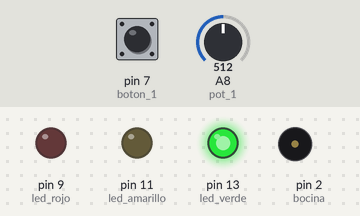
The sketch below on a simulated Arduino Mega 2560, built with avr-gcc and run on an emulated ATmega2560. On the bench: output pins drawn as LEDs (lit = HIGH), buzzer (waves = sounding). Inputs (shaded band) come from the test bench; at power-on: pin 7 (boton_1) HIGH, A8 (pot_1) = 512.

Above: at 1.2 s.
1.3 s: pin 7 (boton_1) pulled LOW for 0.15 s
At 2.8 s:
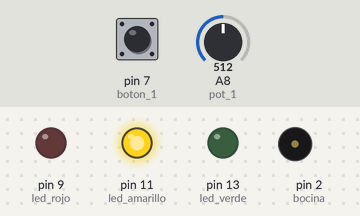
At 5.5 s:
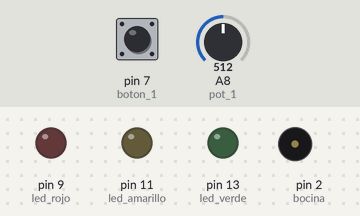
Timing chart, 0 to 13.4 s (numbered marks = the images above; inputs shaded):
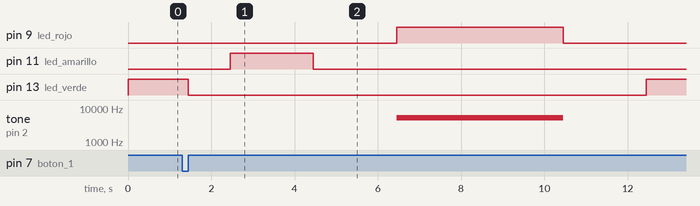

Measured:
- after the input at 1.3 s, pin 9 (led_rojo): LOW → HIGH after 5.2 s, → LOW 4.0 s later; pin 11 (led_amarillo): LOW → HIGH after 1.2 s, → LOW 2.0 s later; pin 13 (led_verde): HIGH → LOW after 0.15 s, → HIGH 11.0 s later; tone on pin 2 (bocina): silent → 5120 Hz after 5.2 s, → silent 4.0 s later

The sketch:

SP_Semaforo_AMGC.ino
```cpp
/*Ingeniería en Sistemas Computacionales, Sistemas Programables, Araceli Marlen Guzmán Cáceres, Práctica Semáforo  para un cruce peatonal */
#define led_verde 13                //definimos las variables y los pines en los que se encuentran
#define led_amarillo 11
#define led_rojo 9
#define led_verde_peaton 12
#define led_rojo_peaton 8
#define boton_1 7
#define pot_1 A8
#define bocina 2

int valor_pot=0;                    //inicializamos el valor del potenciometro en 0
boolean valor_boton_1=HIGH;          //inicializamos el boton como precionado

void setup() {
  Serial.begin(9600);             //inicializar el puerto serie
  pinMode (led_verde, OUTPUT);    //pone al pin para el led verde en modo salida
  pinMode (led_amarillo, OUTPUT); //pone al pin para el led amarillo en modo salida
  pinMode (led_rojo, OUTPUT);     //pone al pin para el led rojo en modo salida
  pinMode (boton_1,INPUT);        //pone al pin para el boton en modo entrada
}

void loop() {
     valor_pot=analogRead(pot_1);  //asigna a valor_pot el valor que se este leyendo del potenciometro
    digitalWrite(led_verde,HIGH);   //enciende el led verde
    digitalWrite(led_rojo_peaton,HIGH);
   while(digitalRead(boton_1)==LOW){   //asigana a valor_boton_1 como precionado mientras se pulse el boton
    valor_boton_1=LOW;
   }
    if(valor_boton_1==LOW){          //hasta que que el boton cambie a low
    digitalWrite(led_verde,LOW);           //se apaga led verde
    delay(1000);                           //se da un tiempo de espera de transicion
    digitalWrite(led_amarillo,HIGH);       //se prende el led amarillo
    delay(2000);                           //se da un tiempo en el que el led amarillo estará encendido
    digitalWrite(led_amarillo,LOW);        //se apaga el led amarillo
    delay(2000);                           //tiempo de espera de transicion entre led amarillo y rojo
    tone(bocina,valor_pot*10);                //se prende el tono de la bocina  con una frecuencia que este pasando el potenciometro
    digitalWrite(led_rojo,HIGH);           //se enciende el led rojo
    digitalWrite(led_rojo_peaton,LOW);      //se apaga led rojo de peatones para que pueda prender el verde y cruzar
    digitalWrite(led_verde_peaton,HIGH);     //prende led verde para peatones

    delay(4000);                           //tiempo en el que el led rojo estara encendido
    digitalWrite(led_rojo,LOW);            //se apaga el led rojo
    digitalWrite(led_verde_peaton,LOW);     //se apaga el led verde para cruce de peatones
    noTone(bocina);                        //se apaga el tono de la bocina
    delay(2000);

      digitalWrite(led_verde,HIGH);           //Enciende el led verde para coches
      digitalWrite(led_rojo_peaton,HIGH);     //Enciende el led rojo de peatones
      delay(valor_pot*8);                    //tiempo de espera para que no pueda precionar el boton hasta que haya pasado un tiempo predeterminado
      valor_boton_1=HIGH;                     //cambia el valor del boton a no presionado
   }


}
```
